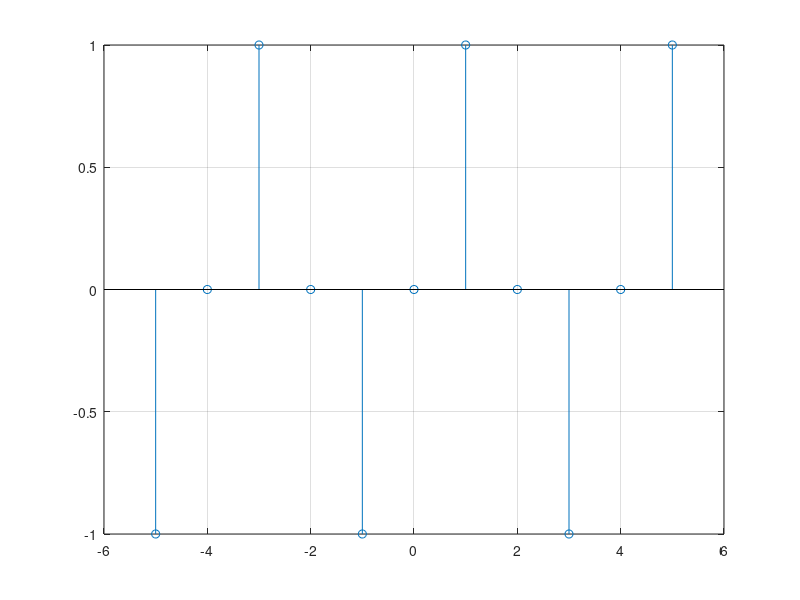

Write MATLAB code to recreate this figure.
% Limpiamos nuestro ambiente de trabajo
clear all
clc

% Establecemos el número de muestras
n = -5:5;

% Para el periodo w = 2*pi/T
T = 4;

% Frecuencia
f = 1/T;

% La función
xn = sin(2*pi*f*n);

% Gráfica de la función en el tiempo discreto
stem(n,xn)
grid on
pause